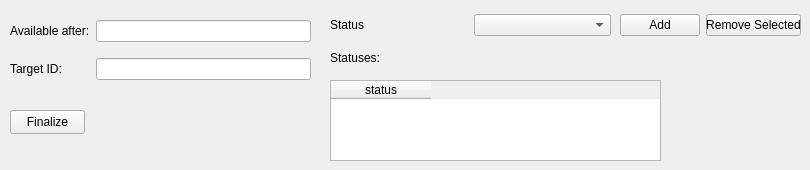
      <widget class="QWidget" name="tab_4">
       <attribute name="title">
        <string>Quest</string>
       </attribute>
       <widget class="QWidget" name="gridLayoutWidget_23">
        <property name="geometry">
         <rect>
          <x>10</x>
          <y>10</y>
          <width>301</width>
          <height>80</height>
         </rect>
        </property>
        <layout class="QGridLayout" name="gridLayout_11">
         <item row="0" column="0">
          <widget class="QLabel" name="label_47">
           <property name="toolTip">
            <string>&lt;html&gt;&lt;head/&gt;&lt;body&gt;&lt;p&gt;Minutes that must have passed since completing the quest target for this quest to become available&lt;/p&gt;&lt;/body&gt;&lt;/html&gt;</string>
           </property>
           <property name="text">
            <string>Available after:</string>
           </property>
          </widget>
         </item>
         <item row="1" column="0">
          <widget class="QLabel" name="label_48">
           <property name="text">
            <string>Target ID:</string>
           </property>
          </widget>
         </item>
         <item row="0" column="1">
          <widget class="QLineEdit" name="fld_avail_qs"/>
         </item>
         <item row="1" column="1">
          <widget class="QLineEdit" name="fld_tid_qs"/>
         </item>
        </layout>
       </widget>
       <widget class="QPushButton" name="pb_finalize_qs">
        <property name="geometry">
         <rect>
          <x>10</x>
          <y>110</y>
          <width>75</width>
          <height>24</height>
         </rect>
        </property>
        <property name="text">
         <string>Finalize</string>
        </property>
       </widget>
       <widget class="QLabel" name="label_49">
        <property name="geometry">
         <rect>
          <x>330</x>
          <y>50</y>
          <width>49</width>
          <height>16</height>
         </rect>
        </property>
        <property name="text">
         <string>Statuses:</string>
        </property>
       </widget>
       <widget class="QWidget" name="gridLayoutWidget_24">
        <property name="geometry">
         <rect>
          <x>330</x>
          <y>10</y>
          <width>281</width>
          <height>31</height>
         </rect>
        </property>
        <layout class="QGridLayout" name="gridLayout_12">
         <item row="0" column="1">
          <widget class="QComboBox" name="box_status_qs"/>
         </item>
         <item row="0" column="0">
          <widget class="QLabel" name="label_50">
           <property name="text">
            <string>Status</string>
           </property>
          </widget>
         </item>
        </layout>
       </widget>
       <widget class="QTableWidget" name="tb_status_qs">
        <property name="geometry">
         <rect>
          <x>330</x>
          <y>80</y>
          <width>331</width>
          <height>81</height>
         </rect>
        </property>
        <property name="selectionBehavior">
         <enum>QAbstractItemView::SelectRows</enum>
        </property>
        <column>
         <property name="text">
          <string>status</string>
         </property>
        </column>
       </widget>
       <widget class="QWidget" name="gridLayoutWidget_29">
        <property name="geometry">
         <rect>
          <x>620</x>
          <y>10</y>
          <width>181</width>
          <height>31</height>
         </rect>
        </property>
        <layout class="QGridLayout" name="gridLayout_17">
         <item row="0" column="0">
          <widget class="QPushButton" name="pb_addstatus_qs">
           <property name="text">
            <string>Add</string>
           </property>
          </widget>
         </item>
         <item row="0" column="1">
          <widget class="QPushButton" name="pb_remstatus_qs">
           <property name="text">
            <string>Remove Selected</string>
           </property>
          </widget>
         </item>
        </layout>
       </widget>
      </widget>
